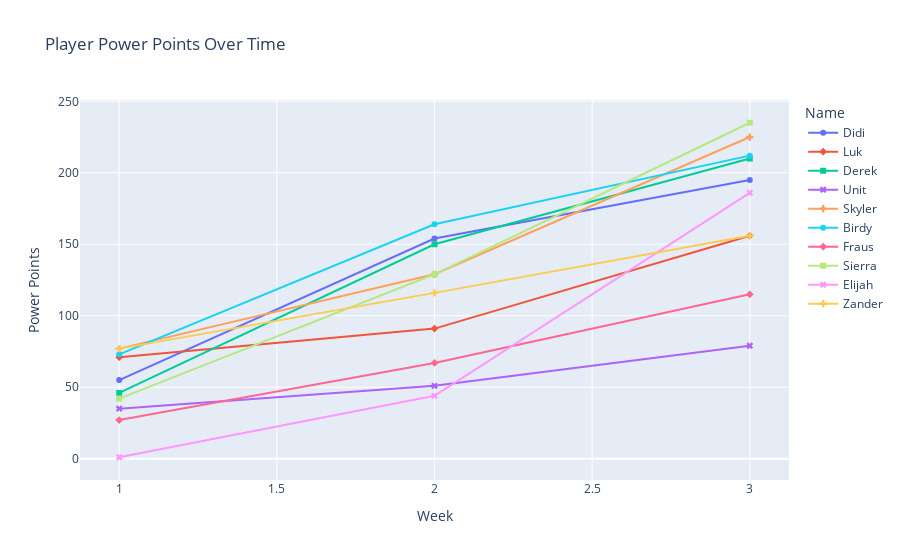

This figure's notebook cell:
### Code cell
fig = px.line(weekly_info, x='Week', y='Power Points',color='Name',title='Player Power Points Over Time',symbol='Name')
fig.show()
fig.write_image(f'Graphs/power_points.png',height=75 * len(players))

### Figure 1 — Plotly figure (JSON) as saved in the notebook; plotly's stock layout.template omitted (floating-point values rounded to 4 significant figures)
{"data": [{"hovertemplate": "Name=Didi<br>Week=%{x}<br>Power Points=%{y}<extra></extra>", "legendgroup": "Didi", "line": {"color": "#636efa", "dash": "solid"}, "marker": {"symbol": "circle"}, "mode": "lines+markers", "name": "Didi", "orientation": "v", "showlegend": true, "type": "scatter", "x": [1, 2, 3], "xaxis": "x", "y": [55, 154, 195], "yaxis": "y"}, {"hovertemplate": "Name=Luk<br>Week=%{x}<br>Power Points=%{y}<extra></extra>", "legendgroup": "Luk", "line": {"color": "#EF553B", "dash": "solid"}, "marker": {"symbol": "diamond"}, "mode": "lines+markers", "name": "Luk", "orientation": "v", "showlegend": true, "type": "scatter", "x": [1, 2, 3], "xaxis": "x", "y": [71, 91, 156], "yaxis": "y"}, {"hovertemplate": "Name=Derek<br>Week=%{x}<br>Power Points=%{y}<extra></extra>", "legendgroup": "Derek", "line": {"color": "#00cc96", "dash": "solid"}, "marker": {"symbol": "square"}, "mode": "lines+markers", "name": "Derek", "orientation": "v", "showlegend": true, "type": "scatter", "x": [1, 2, 3], "xaxis": "x", "y": [46, 150, 210], "yaxis": "y"}, {"hovertemplate": "Name=Unit<br>Week=%{x}<br>Power Points=%{y}<extra></extra>", "legendgroup": "Unit", "line": {"color": "#ab63fa", "dash": "solid"}, "marker": {"symbol": "x"}, "mode": "lines+markers", "name": "Unit", "orientation": "v", "showlegend": true, "type": "scatter", "x": [1, 2, 3], "xaxis": "x", "y": [35, 51, 79], "yaxis": "y"}, {"hovertemplate": "Name=Skyler<br>Week=%{x}<br>Power Points=%{y}<extra></extra>", "legendgroup": "Skyler", "line": {"color": "#FFA15A", "dash": "solid"}, "marker": {"symbol": "cross"}, "mode": "lines+markers", "name": "Skyler", "orientation": "v", "showlegend": true, "type": "scatter", "x": [1, 2, 3], "xaxis": "x", "y": [77, 129, 225], "yaxis": "y"}, {"hovertemplate": "Name=Birdy<br>Week=%{x}<br>Power Points=%{y}<extra></extra>", "legendgroup": "Birdy", "line": {"color": "#19d3f3", "dash": "solid"}, "marker": {"symbol": "circle"}, "mode": "lines+markers", "name": "Birdy", "orientation": "v", "showlegend": true, "type": "scatter", "x": [1, 2, 3], "xaxis": "x", "y": [73, 164, 212], "yaxis": "y"}, {"hovertemplate": "Name=Fraus<br>Week=%{x}<br>Power Points=%{y}<extra></extra>", "legendgroup": "Fraus", "line": {"color": "#FF6692", "dash": "solid"}, "marker": {"symbol": "diamond"}, "mode": "lines+markers", "name": "Fraus", "orientation": "v", "showlegend": true, "type": "scatter", "x": [1, 2, 3], "xaxis": "x", "y": [27, 67, 115], "yaxis": "y"}, {"hovertemplate": "Name=Sierra<br>Week=%{x}<br>Power Points=%{y}<extra></extra>", "legendgroup": "Sierra", "line": {"color": "#B6E880", "dash": "solid"}, "marker": {"symbol": "square"}, "mode": "lines+markers", "name": "Sierra", "orientation": "v", "showlegend": true, "type": "scatter", "x": [1, 2, 3], "xaxis": "x", "y": [42, 129, 235], "yaxis": "y"}, {"hovertemplate": "Name=Elijah<br>Week=%{x}<br>Power Points=%{y}<extra></extra>", "legendgroup": "Elijah", "line": {"color": "#FF97FF", "dash": "solid"}, "marker": {"symbol": "x"}, "mode": "lines+markers", "name": "Elijah", "orientation": "v", "showlegend": true, "type": "scatter", "x": [1, 2, 3], "xaxis": "x", "y": [1, 44, 186], "yaxis": "y"}, {"hovertemplate": "Name=Zander<br>Week=%{x}<br>Power Points=%{y}<extra></extra>", "legendgroup": "Zander", "line": {"color": "#FECB52", "dash": "solid"}, "marker": {"symbol": "cross"}, "mode": "lines+markers", "name": "Zander", "orientation": "v", "showlegend": true, "type": "scatter", "x": [1, 2, 3], "xaxis": "x", "y": [77, 116, 156], "yaxis": "y"}], "layout": {"legend": {"title": {"text": "Name"}, "tracegroupgap": 0}, "title": {"text": "Player Power Points Over Time"}, "xaxis": {"anchor": "y", "domain": [0, 1], "title": {"text": "Week"}}, "yaxis": {"anchor": "x", "domain": [0, 1], "title": {"text": "Power Points"}}}}
